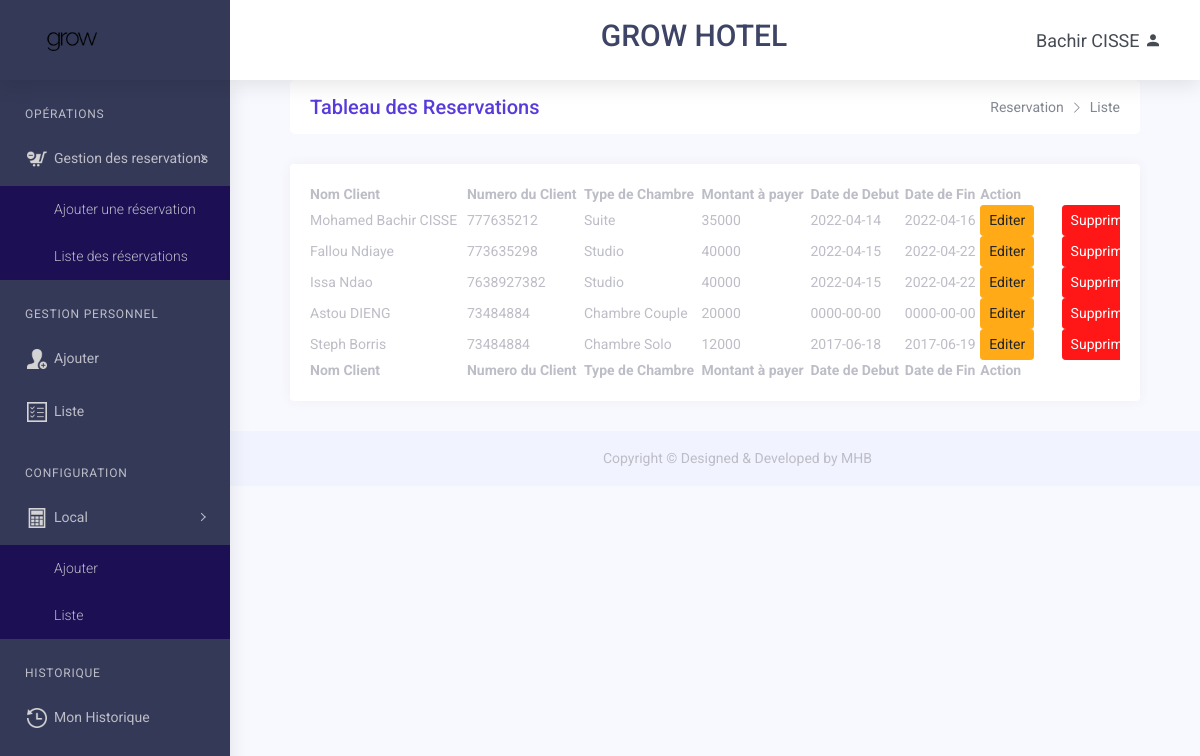
The app's page /Reservation/liste (signed in) with its own data.
### tables this page shows
CREATE TABLE `reservation` (
  `idReservation` int(11) NOT NULL,
  `NomPersRerserv` varchar(200) NOT NULL,
  `NumeroPersRers` text NOT NULL,
  `idLocal` int(11) NOT NULL,
  `dateDebut` date NOT NULL,
  `dateFin` date NOT NULL,
  `etatReservation` tinyint(4) NOT NULL DEFAULT 1
);

CREATE TABLE `local` (
  `idLocal` int(11) NOT NULL,
  `typeLocal` varchar(100) NOT NULL,
  `prixLocal` varchar(9) NOT NULL,
  `codeLocal` varchar(20) NOT NULL,
  `etatLocal` tinyint(4) NOT NULL DEFAULT 1
);

### app/libraries/Role.php (called while the page is built, shortened)
<?php
class Role
{
    public static function isLogged(){
        return isset($_SESSION['connectedUser']->idTypePersonneF);
    }
    public static function isConnected(){
        if(isset($_SESSION['isConnected']))
            return $_SESSION['isConnected'];
        else
        return false;
    }
    public  static function nomComplet(){
        return self::isLogged() ? $_SESSION['connectedUser']->prenomPersonne." ".$_SESSION['connectedUser']->nomPersonne : "";
    }
}

### app/libraries/Utils.php (called while the page is built, shortened)
<?php
require_once 'Database.php';
function linkTo($controller = 'personnel', $method = '', $param1 = '', $param2 = '')
{
    if (empty($method))
        return URLROOT . '/' . $controller;
    elseif (empty($param1))
        return URLROOT . '/' . $controller . '/' . $method;
    elseif (empty($param2))
        return URLROOT . '/' . $controller . '/' . $method . '/' . $param1;
    else
        return URLROOT . '/' . $controller . '/' . $method . '/' . $param1 . '/' . $param2;
}

### app/controllers/ReservationCtrl.php (called while the page is built, shortened)
<?php
class ReservationCtrl extends Controller
{
    public function __construct()
    {
        $this->reservationModel = $this->model('Reservation');
    }
    public function liste()
    {
        $reservations = $this->reservationModel->getReservation();
        $data = [
            "reservations" => $reservations
        ];
        $this->view('operation/reservation/liste', $data);
    }
}

### app/libraries/Render.php (called while the page is built)
<?php
class Render
{
    public static function body()
    {
        $init = new Core();
    }
}

### app/libraries/Database.php (called while the page is built, shortened)
<?php
    class Database{
        private $host = DB_HOST;
        private $user = DB_USER;
        private $pass = DB_PASS;
        private $dbname = DB_NAME;
        private $dbh;
        private $stmt;
        public function __construct(){
            $dsn = 'mysql:host=' . $this->host . ';dbname=' . $this->dbname.';charset=utf8';
            $options = array(
                PDO::ATTR_PERSISTENT => true,
                PDO::ATTR_ERRMODE => PDO::ERRMODE_EXCEPTION
            );
            try {
                $this->dbh = new PDO($dsn,$this->user,$this->pass,$options);
            } catch (PDOException $e) {
                $this->error = $e->getMessage();
                echo $this->error;
            }
        }
        public function query($sql){
            $this->stmt = $this->dbh->prepare($sql);
        }
        public function execute(){
            return $this->stmt->execute();
        }
        public function resultSet(){
            $this->execute();
            return $this->stmt->fetchAll(PDO::FETCH_OBJ);
        }
    }

### app/libraries/Model.php (called while the page is built, shortened)
<?php
class Model
{
    public function __construct(){
        $this->db = new Database();
    }
}

### app/models/Reservation.php (called while the page is built, shortened)
<?php
class Reservation extends Model
{
    public function getReservation()
    {
        $this->db->query(" SELECT * FROM reservation r, local l
        WHERE
         r.idLocal = l.idLocal");
        return $this->db->resultSet();
    }
}

### app/views/operation/reservation/liste.php (the view)
<div class="container-fluid">
    <div class="row page-titles mx-0">
        <div class="col-sm-6 p-md-0">
            <div class="welcome-text">
                <h4>Tableau des Reservations</h4>
            </div>
        </div>
        <div class="col-sm-6 p-md-0 justify-content-sm-end mt-2 mt-sm-0 d-flex">
            <ol class="breadcrumb">
                <li class="breadcrumb-item"><a href="javascript:void(0)">Reservation</a></li>
                <li class="breadcrumb-item active"><a href="javascript:void(0)">Liste</a></li>
            </ol>
        </div>
    </div>
    <div class="row">
        <div class="col-12">
            <div class="card">
                <div class="card-body">
                    <div class="table-responsive">
                        <table id="example" class="display" style="min-width: 845px">
                            <thead>
                                <tr>
                                    <th>Nom Client</th>
                                    <th>Numero du Client</th>
                                    <th>Type de Chambre</th>
                                    <th>Montant à payer</th>
                                    <th>Date de Debut</th>
                                    <th>Date de Fin</th>
                                    <th>Action</th>
                                </tr>
                            </thead>
                            <tbody>
                                <?php
                                foreach ($reservations as $reservation) {
                                     ?>
                                        <tr>
                                            <td><?= $reservation->NomPersRerserv ?></td>
                                            <td><?= $reservation->NumeroPersRers ?></td>
                                            <td><?= $reservation->typeLocal ?></td>
                                            <td><?= $reservation->prixLocal ?></td>
                                            <td><?= $reservation->dateDebut ?></td>
                                            <td><?= $reservation->dateFin ?></td>
                                            <td>
                                                <a href="<?= linkTo('Reservation','edit', $reservation->idReservation) ?>" class='btn btn-sm btn-warning mr-4'>Editer</a>
                                                <a href="#" class='btn btn-sm btn-danger'>Supprimer</a>
                                            </td>
                                        </tr>
                                <?php
                                }
                                ?>
                            </tbody>
                            <tfoot>
                                <tr>
                                    <th>Nom Client</th>
                                    <th>Numero du Client</th>
                                    <th>Type de Chambre</th>
                                    <th>Montant à payer</th>
                                    <th>Date de Debut</th>
                                    <th>Date de Fin</th>
                                    <th>Action</th>
                                </tr>
                            </tfoot>
                        </table>
                    </div>
                </div>
            </div>
        </div>
    </div>
</div>

### app/views/inc/header.php (shortened to what this page needs)
<!DOCTYPE html>
<html lang="en">
<head>
    <link rel="stylesheet" href="<?= URLROOT ?>/vendor/owl-carousel/css/owl.carousel.min.css">
    <link rel="stylesheet" href="<?= URLROOT ?>/vendor/owl-carousel/css/owl.theme.default.min.css">
    <link href="<?= URLROOT ?>/vendor/jqvmap/css/jqvmap.min.css" rel="stylesheet">
    <link href="<?= URLROOT ?>/css/style.css" rel="stylesheet">
    <link href="<?= URLROOT ?>/vendor/datatables/css/jquery.dataTables.min.css" rel="stylesheet">
    <link href="<?= URLROOT ?>/vendor/bootstrap-daterangepicker/daterangepicker.css" rel="stylesheet">
    <link href="<?= URLROOT ?>/vendor/clockpicker/css/bootstrap-clockpicker.min.css" rel="stylesheet">
    <link href="<?= URLROOT ?>/vendor/jquery-asColorPicker/css/asColorPicker.min.css" rel="stylesheet">
    <link href="<?= URLROOT ?>/vendor/bootstrap-material-datetimepicker/css/bootstrap-material-datetimepicker.css" rel="stylesheet">
    <link rel="stylesheet" href="<?= URLROOT ?>/vendor/pickadate/themes/default.css">
    <link rel="stylesheet" href="<?= URLROOT ?>/vendor/pickadate/themes/default.date.css">
    <link href="<?= URLROOT ?>/css/style.css" rel="stylesheet">
    <link href="<?= URLROOT ?>/css/main.css" rel="stylesheet" />
</head>
<body >

### app/views/inc/navigation.php
<div class="main-wrapper">
<?php
        include_once APPROOT . '/views/inc/topBar.php';
         if (Role::isConnected()) {
                include_once APPROOT . '/views/inc/topBar.php';
                include_once APPROOT . '/views/inc/sideBar.php';
        }
?>

### app/views/inc/topBar.php (shortened to what this page needs)
<div class="header">
    <div class="header-content">
        <nav class="navbar navbar-expand">
            <div class="collapse navbar-collapse justify-content-between">
                <h2 class="text ml-0">GROW HOTEL</h2>
                <ul class="navbar-nav header-right">
                    <li class="nav-item dropdown header-profile">
                        <a class="nav-link" href="#" role="button" data-toggle="dropdown">
                            <?= Role::nomComplet() ?> <i class="mdi mdi-account"></i>
                        </a>
                    </li>
                </ul>
            </div>
        </nav>
    </div>
</div>

### app/views/inc/sideBar.php
<?php
$hidden = ($_SESSION['connectedUser']->libelleTypePersonne == "Gérant") ? "hidden" : "";
?>
<div class="nav-header">
    <a href="<?= linkTo("Home", "index") ?>" class="brand-logo">
        <img class="brand-title" src="<?= URLROOT ?>/images/LogoGrow.png" alt="">
    </a>
</div>
<div class="quixnav">
    <div class="quixnav-scroll">
        <ul class="metismenu" id="menu">
            <li class="nav-label">Opérations</li>
            <li><a class="has-arrow" href="javascript:void()" aria-expanded="false"><i class=""><img class="logo-compact" src="<?= URLROOT ?>/images/icon/depense.png" width="20" alt=""></i><span class="nav-text">Gestion des reservations</span></a>
                <ul aria-expanded="false">
                    <li><a href="<?= linkto("Reservation", "ajout") ?>">Ajouter une réservation</a></li>
                    <li><a href="<?= linkto("Reservation", "liste") ?>">Liste des réservations</a></li>
                </ul>
            </li>
            <li class="nav-label" <?= $hidden ?>>Gestion Personnel</li>
            <li <?= $hidden ?>><a class="" href="<?= linkto("Personnel", "ajout") ?>" aria-expanded="false"><i class=""><img class="logo-compact" src="<?= URLROOT ?>/images/icon/ajoutuser.png" width="20" alt=""></i><span class="nav-text">Ajouter</span></a>
            </li>
            <li <?= $hidden ?>><a class="" href="<?= linkto("Personnel", "liste") ?>" aria-expanded="false"><i class=""><img class="logo-compact" src="<?= URLROOT ?>/images/icon/list.png" width="20" alt=""></i><span class="nav-text">Liste</span></a>
            </li>
            <li class="nav-label" <?= $hidden ?>>Configuration</li>
            <li <?= $hidden ?>><a class="has-arrow" href="javascript:void()" aria-expanded="false"><i class=""><img class="logo-compact" src="<?= URLROOT ?>/images/icon/taxe.png" width="20" alt=""></i><span class="nav-text">Local</span></a>
                <ul aria-expanded="false">
                    <li><a href="<?= linkto("Local", "ajout") ?>">Ajouter</a></li>
                    <li><a href="<?= linkto("Local", "liste") ?>">Liste</a></li>
                </ul>
            </li>
            <li class="nav-label">Historique</li>
            <li><a class="" href="<?= linkto("Historique", "monHistorique") ?>" aria-expanded="false"><i class=""><img class="logo-compact" src="<?= URLROOT ?>/images/icon/history.png" width="20" alt=""></i><span class="nav-text">Mon Historique</span></a>
            </li>
        </ul>
    </div>
</div>

### public/index.php (shortened to what this page needs)
<?php
    require APPROOT . '/views/inc/header.php';
    include_once APPROOT . '/views/inc/navigation.php';
?>
<div class="content-body">
    <div class="container-fluid">
        <?php Render::body(); ?>
    </div>
</div>
<?php
        require APPROOT . '/views/inc/footer.php';
?>

### app/libraries/Core.php (shortened to what this page needs)
<?php
class Core
{
    protected $currentMethod = 'index';
    public function __construct()
    {
        $url = $this->getUrl();
        if ($url != "" ) {
            if (file_exists('../app/controllers/' . ucwords($url[0]) . 'Ctrl.php')) {
                unset($url[0]);
            }
            $this->currentController = new $this->currentController;
            if (isset($url[1])) {
                if (method_exists($this->currentController, $url[1])) {
                    $this->currentMethod = $url[1];
                    unset($url[1]);
                }
            }
            $this->params = $url ? array_values($url) : [];
            if (true) {
                call_user_func_array([$this->currentController, $this->currentMethod], $this->params);
            } else {
                if (Role::isLogged()) {
                    redirectToPage('Home', 'erreurRole');
                } else {
                    redirectToPage('Home', 'connexion');
                }
            }
        } else {
            if (Role::isLogged() && Role::isVerified()) {
                redirectToPage('Home');
            } else{
                redirectToPage('Home', 'connexion');
            }
        }
    }
    public function getUrl()
    {
        if (isset($_GET['url'])) {
            $url = rtrim($_GET['url'], '/');
            $url = filter_var($url, FILTER_SANITIZE_URL);
            $url = explode('/', $url);
            return $url;
        }
    }
}

### app/libraries/Controller.php (shortened to what this page needs)
<?php
    class Controller{
        public function model($model){
            return new $model();
        }
        public function view($view, $data = []){
            if (file_exists('../app/views/' . $view . '.php')) {
                require_once '../app/views/' . $view . '.php';
            }else{
                die('La vue n\'existe pas');
            }
        }
    }

### app/views/inc/footer.php (shortened to what this page needs)
<div class="footer">
            <div class="copyright">
                <p>Copyright © Designed &amp; Developed by MHB</p>
            </div>
        </div>
        </div>
</body>
</html>

### public/css/main.css (style rules this page uses)
html { line-height: 1.15; -ms-text-size-adjust: 100%; -webkit-text-size-adjust: 100%; }
body { margin: 0; }
article, aside, footer, header, nav, section { display: block; }
a { background-color: transparent; -webkit-text-decoration-skip: objects; }
img { border-style: none; }
html { height: 100%; }
* { box-sizing: border-box; }

### records on screen
reservation: NomPersRerserv "Mohamed Bachir CISSE", NumeroPersRers "777635212", idLocal.typeLocal "Suite", idLocal.prixLocal "35000", dateDebut "2022-04-14", dateFin "2022-04-16"
reservation: NomPersRerserv "Fallou Ndiaye", NumeroPersRers "773635298", idLocal.typeLocal "Studio", idLocal.prixLocal "40000", dateDebut "2022-04-15", dateFin "2022-04-22"
reservation: NomPersRerserv "Issa Ndao", NumeroPersRers "7638927382", idLocal.typeLocal "Studio", idLocal.prixLocal "40000", dateDebut "2022-04-15", dateFin "2022-04-22"
reservation: NomPersRerserv "Astou DIENG", NumeroPersRers "73484884", idLocal.typeLocal "Chambre Couple", idLocal.prixLocal "20000", dateDebut "0000-00-00", dateFin "0000-00-00"
reservation: NomPersRerserv "Steph Borris", NumeroPersRers "73484884", idLocal.typeLocal "Chambre Solo", idLocal.prixLocal "12000", dateDebut "2017-06-18", dateFin "2017-06-19"

### other values on screen
Role::nomComplet() "Bachir CISSE"
